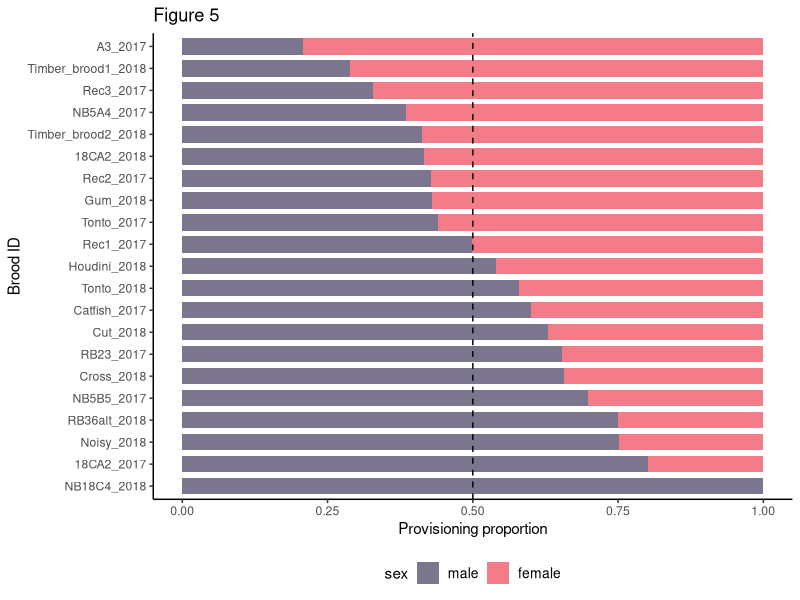

This figure's R source: (Note: this script raises an error after producing the figure.)
# libraries ---------------------------------------------------------------

library(tidyverse)
library(reshape2)

# data --------------------------------------------------------------------

bbyvid <- read.csv("clean_data/bbyvid.csv", stringsAsFactors = FALSE)

# script ------------------------------------------------------------------

# Rates
bbyvid <-
  bbyvid %>%
  mutate(
    feeding_rate = (feeding/usable_video)*60,
    feeding_rate_perchk = feeding_rate/peeped_chick_count)

# Provisioning by brood   
cast_broodprov <- 
  dcast(bbyvid, brood_id + year ~ sex, 
        value.var = "feeding_rate_perchk", 
        fun.aggregate = mean) %>% 
  as_tibble() %>%
  mutate(
    m_plus_f_rate = male + female,
    f_proportion = female/m_plus_f_rate,
    m_proportion = male/m_plus_f_rate)

cast_agemeans <- 
  dcast(bbyvid, brood_id + year ~ sex, 
        value.var = "exact_age_chick", 
        fun.aggregate = mean) %>%
  as_tibble() %>%
  select(brood_id, mean_chick_age = female) %>% 
  mutate_if(is.numeric, round, digits = 0)

cast_m_prop <- 
  cast_broodprov %>%
  select(brood_id, proportion = m_proportion) %>%
  mutate(sex = 'male') %>%
  arrange(desc(proportion)) %>%
  mutate(number = row_number())

cast_f_prop <- 
  cast_broodprov %>%
  select(brood_id, proportion = f_proportion) %>%
  mutate(sex = 'female') %>%
  arrange((proportion)) %>%
  mutate(number = row_number())

prov_prop <- 
  bind_rows(cast_f_prop, cast_m_prop) %>%
  left_join(cast_agemeans, by = 'brood_id') %>%
  #mutate(mean_chick_age = ifelse(sex == 'male', NA, mean_chick_age)) %>%
  left_join(
    bbyvid %>%
      as_tibble() %>%
      select(brood_id, subject, sex) %>%
      distinct() %>%
      pivot_wider(names_from = sex, values_from = subject),
    by = 'brood_id') %>%
  mutate(
    male = ifelse(sex == 'male', male, NA),
    female = ifelse(sex =='female', female, NA),
    parent = ifelse(!is.na(male), male, female)) %>%
  select(-c(male, female))

# plots -------------------------------------------------------------------

colors_sex <- c("female" = "#F47C89", "male" = "#7b758e")

# Individual provisioning plot (color)
ggplot(data = prov_prop, 
       aes(x = reorder(brood_id, number), 
           y = proportion, 
           fill = sex)) +
  geom_col(width = 0.75) +
  geom_hline(yintercept = 0.50, linetype = "dashed") +
  labs(y = "Provisioning proportion", 
       x = "Brood ID",
       title = "Figure 5") + 
  theme_classic() +
  theme(legend.text = element_text(size = 10),
        legend.position = "bottom") +
  coord_flip() + 
  scale_fill_manual(values = colors_sex) +
  guides(fill = guide_legend(reverse = TRUE)) +
  scale_x_discrete(labels=c("A3_brd2" = "A3_2017", 
                            "Timber_brd1" = "Timber_brood1_2018",
                            "N17REC3_brd2" = "Rec3_2017",
                            "NB5A4_brd1" = "NB5A4_2017",
                            "Timber_brd2" = "Timber_brood2_2018",
                            "N1718CA2_18" = "18CA2_2018",
                            "N17REC2_brd1" = "Rec2_2017",
                            "Gum" = "Gum_2018",
                            "Tonto_brd1" = "Tonto_2017",
                            "REC1_brd1" = "Rec1_2017",
                            "Houdini" = "Houdini_2018",
                            "Tonto18_brd1" = "Tonto_2018",
                            "18C_Catfish_brd1" = "Catfish_2017",
                            "5A Cut_brd2" = "Cut_2018",
                            "RB23_brd2" = "RB23_2017",
                            "Cross" = "Cross_2018",
                            "NB5B5_brd1" = "NB5B5_2017",
                            "RB36alt_brd2_18" = "RB36alt_2018",
                            "Noisy" = "Noisy_2018",
                            "N1718CA2_brd1" = "18CA2_2017",
                            "NB18C4_18_brd1" = "NB18C4_2018")) +
  ggsave(
    file = "provisioning_individual_fig_color.pdf",
    path ="plots/color/",
    width = 3.5,
    units = "in",
    dpi = 600)

# Individual provisioning plot (black & white)
ggplot(
  data = prov_prop, 
  aes(x = reorder(brood_id, number), 
      y = proportion, 
      fill = sex)) +
  geom_col(width=0.75) +
  geom_hline(yintercept = 0.50, linetype = "dashed") +
  labs(y = "Provisioning proportion", 
       x = "Brood ID",
       title = "Figure 5") + 
  theme_classic() +
  theme(axis.title.x = element_text(size = 11), 
        axis.title.y = element_text(size = 11),
        axis.text.y = element_text(size = 9),
        axis.text.x = element_text(size = 9),
        legend.text = element_text(size = 10),
        legend.title = element_text(size = 11),
        legend.position = "bottom") +
  coord_flip() + 
  scale_fill_grey(start = 0.6, end = 0.3) +
  guides(fill = guide_legend(reverse = TRUE)) +
  scale_x_discrete(labels=c("A3_brd2" = "A3_2017", 
                            "Timber_brd1" = "Timber_brood1_2018",
                            "N17REC3_brd2" = "Rec3_2017",
                            "NB5A4_brd1" = "NB5A4_2017",
                            "Timber_brd2" = "Timber_brood2_2018",
                            "N1718CA2_18" = "18CA2_2018",
                            "N17REC2_brd1" = "Rec2_2017",
                            "Gum" = "Gum_2018",
                            "Tonto_brd1" = "Tonto_2017",
                            "REC1_brd1" = "Rec1_2017",
                            "Houdini" = "Houdini_2018",
                            "Tonto18_brd1" = "Tonto_2018",
                            "18C_Catfish_brd1" = "Catfish_2017",
                            "5A Cut_brd2" = "Cut_2018",
                            "RB23_brd2" = "RB23_2017",
                            "Cross" = "Cross_2018",
                            "NB5B5_brd1" = "NB5B5_2017",
                            "RB36alt_brd2_18" = "RB36alt_2018",
                            "Noisy" = "Noisy_2018",
                            "N1718CA2_brd1" = "18CA2_2017",
                            "NB18C4_18_brd1" = "NB18C4_2018")) +
  ggsave(
    file = "provisioning_individual_fig_bw.png",
    path ="plots/bw/",
    width = 3.5,
    units = "in",
    dpi = 600)

# simplified brood name plots ---------------------------------------------

# Individual provisioning plot (color)
ggplot(data = prov_prop, 
       aes(x = reorder(brood_id, number), 
           y = proportion, 
           fill = sex)) +
  geom_col(width = 0.75) +
  geom_hline(yintercept = 0.50, linetype = "dashed") +
  labs(y = "Provisioning proportion", 
       x = "Brood ID",
       title = "Figure 5") + 
  theme_classic() +
  theme(legend.text = element_text(size = 10),
        legend.position = "bottom") +
  coord_flip() + 
  scale_fill_manual(values = colors_sex) +
  guides(fill = guide_legend(reverse = TRUE)) +
  scale_x_discrete(labels=c("A3_brd2" = "A", 
                            "Timber_brd1" = "B",
                            "N17REC3_brd2" = "C",
                            "NB5A4_brd1" = "D",
                            "Timber_brd2" = "E",
                            "N1718CA2_18" = "F",
                            "N17REC2_brd1" = "G",
                            "Gum" = "H",
                            "Tonto_brd1" = "I",
                            "REC1_brd1" = "J",
                            "Houdini" = "K",
                            "Tonto18_brd1" = "L",
                            "18C_Catfish_brd1" = "M",
                            "5A Cut_brd2" = "N",
                            "RB23_brd2" = "O",
                            "Cross" = "P",
                            "NB5B5_brd1" = "Q",
                            "RB36alt_brd2_18" = "R",
                            "Noisy" = "S",
                            "N1718CA2_brd1" = "T",
                            "NB18C4_18_brd1" = "U")) +
  ggsave(
    file = "provisioning_individual_fig_simple_color.pdf",
    path ="plots/color/",
    width = 3.5,
    units = "in",
    dpi = 600)

# Individual provisioning plot (black & white)
ggplot(
  data = prov_prop, 
  aes(x = reorder(brood_id, number), 
      y = proportion, 
      fill = sex)) +
  geom_col(width=0.75) +
  geom_hline(yintercept = 0.50, linetype = "dashed") +
  labs(y = "Provisioning proportion", 
       x = "Brood ID",
       title = "Figure 5") + 
  theme_classic() +
  theme(axis.title.x = element_text(size = 11), 
        axis.title.y = element_text(size = 11),
        axis.text.y = element_text(size = 9),
        axis.text.x = element_text(size = 9),
        legend.text = element_text(size = 10),
        legend.title = element_text(size = 11),
        legend.position = "bottom") +
  coord_flip() + 
  scale_fill_grey(start = 0.6, end = 0.3) +
  guides(fill = guide_legend(reverse = TRUE)) +
  scale_x_discrete(labels=c("A3_brd2" = "A", 
                            "Timber_brd1" = "B",
                            "N17REC3_brd2" = "C",
                            "NB5A4_brd1" = "D",
                            "Timber_brd2" = "E",
                            "N1718CA2_18" = "F",
                            "N17REC2_brd1" = "G",
                            "Gum" = "H",
                            "Tonto_brd1" = "I",
                            "REC1_brd1" = "J",
                            "Houdini" = "K",
                            "Tonto18_brd1" = "L",
                            "18C_Catfish_brd1" = "M",
                            "5A Cut_brd2" = "N",
                            "RB23_brd2" = "O",
                            "Cross" = "P",
                            "NB5B5_brd1" = "Q",
                            "RB36alt_brd2_18" = "R",
                            "Noisy" = "S",
                            "N1718CA2_brd1" = "T",
                            "NB18C4_18_brd1" = "U")) +
  ggsave(
    file = "provisioning_individual_fig_simple_bw.png",
    path ="plots/bw/",
    width = 3.5,
    units = "in",
    dpi = 600)


# plot with symbols for individuals ---------------------------------------

# Parent repeats
parent_repeats <-
  prov_prop %>%
  select(parent) %>%
  group_by(parent) %>%
  filter(n() > 1) %>%
  distinct() %>%
  arrange(parent) %>%
  pull()

prov_prop_repeats <- 
  prov_prop %>%
  mutate(
    repeat_m = 
      ifelse(parent %in% parent_repeats & sex == 'male', parent, NA),
    repeat_f = 
      ifelse(parent %in% parent_repeats & sex == 'female', parent, NA))

# Plot for individuals with repeat parents (color)
ggplot(data = prov_prop_repeats, 
       aes(x = reorder(brood_id, number), 
           y = proportion, 
           fill = sex)) +
  geom_col(width = 0.75) +
  geom_text(
    aes(label = repeat_m), 
    size = 2, 
    position = position_stack(vjust = 0)) +
  geom_text(
    aes(label = repeat_f), 
    size = 2, 
    position = position_stack(vjust = 1)) +
  geom_hline(yintercept = 0.50, linetype = "dashed") +
  labs(y = "Provisioning proportion", 
       x = "Brood ID",
       title = "Figure 5") + 
  theme_classic() +
  theme(legend.position = 'none') +
  coord_flip() + 
  scale_fill_manual(values = colors_sex) +
  guides(fill = guide_legend(reverse = TRUE)) +
  scale_x_discrete(labels=c("A3_brd2" = "A", 
                            "Timber_brd1" = "B",
                            "N17REC3_brd2" = "C",
                            "NB5A4_brd1" = "D",
                            "Timber_brd2" = "E",
                            "N1718CA2_18" = "F",
                            "N17REC2_brd1" = "G",
                            "Gum" = "H",
                            "Tonto_brd1" = "I",
                            "REC1_brd1" = "J",
                            "Houdini" = "K",
                            "Tonto18_brd1" = "L",
                            "18C_Catfish_brd1" = "M",
                            "5A Cut_brd2" = "N",
                            "RB23_brd2" = "O",
                            "Cross" = "P",
                            "NB5B5_brd1" = "Q",
                            "RB36alt_brd2_18" = "R",
                            "Noisy" = "S",
                            "N1718CA2_brd1" = "T",
                            "NB18C4_18_brd1" = "U")) 
# +
#   ggsave(
#     file = "provisioning_individual_fig_simple_color.pdf",
#     path ="plots/color/",
#     width = 3.5,
#     units = "in",
#     dpi = 600)


# plot with colors for individuals ----------------------------------------

prov_prop_color_repeats <- 
  prov_prop %>%
  mutate(
    sex = ifelse(parent == 'SUOR', 'female2', sex),
    sex = ifelse(parent == 'SORO', 'female3', sex),
    sex = ifelse(parent == 'SGBY', 'female4', sex),
    sex = ifelse(parent == 'WSPR', 'female5', sex),
    sex = ifelse(parent == 'BUSY', 'male2', sex),
    sex = ifelse(parent == 'ROSO', 'male3', sex),
    sex = ifelse(parent == 'POPS', 'male4', sex),
    repeat_m = 
      ifelse(parent %in% parent_repeats & sex == 'male', parent, NA),
    repeat_f = 
      ifelse(parent %in% parent_repeats & sex == 'female', parent, NA))

# Repeat parent colors
colors_sex_repeats <-
  c("female" = "#DCDCDC", 
    "male" = "#989aa0",
    'female2' = '#F47C89', #repeat female, red
    'female3' = '#f694cf', #repeat female, pink
    'female4' = '#f29f64', #repeat female, orange
    'female5' = '#f4ea7c', #repeat female, yellow
    'male2' = '#35df44', #repeat male, green
    'male3' = '#7cccf4', #repeat male, light blue
    'male4' = '#b67cf4') #repeat male, purple

# Plot for individuals with repeat parents (color)
ggplot(data = prov_prop_color_repeats, 
       aes(x = reorder(brood_id, number), 
           y = proportion, 
           fill = sex)) +
  geom_col(width = 0.75) +
  geom_text(
    aes(label = repeat_m), 
    size = 2, 
    position = position_stack(vjust = 0)) +
  geom_text(
    aes(label = repeat_f), 
    size = 2, 
    position = position_stack(vjust = 1)) +
  geom_text(aes(label = prov_prop$mean_chick_age), 
            size = 3.5,
            position = position_fill(),
            hjust = 0,
            show.legend = FALSE) +
  geom_hline(yintercept = 0.50, linetype = "dashed") +
  labs(y = "Provisioning proportion", 
       x = "Brood ID",
       title = "Figure 5") + 
  theme_classic() +
  theme(legend.position = 'none') +
  coord_flip() + 
  scale_fill_manual(values = colors_sex_repeats) +
  guides(fill = guide_legend(reverse = TRUE)) +
  scale_x_discrete(labels=c("A3_brd2" = "A", 
                            "Timber_brd1" = "B",
                            "N17REC3_brd2" = "C",
                            "NB5A4_brd1" = "D",
                            "Timber_brd2" = "E",
                            "N1718CA2_18" = "F",
                            "N17REC2_brd1" = "G",
                            "Gum" = "H",
                            "Tonto_brd1" = "I",
                            "REC1_brd1" = "J",
                            "Houdini" = "K",
                            "Tonto18_brd1" = "L",
                            "18C_Catfish_brd1" = "M",
                            "5A Cut_brd2" = "N",
                            "RB23_brd2" = "O",
                            "Cross" = "P",
                            "NB5B5_brd1" = "Q",
                            "RB36alt_brd2_18" = "R",
                            "Noisy" = "S",
                            "N1718CA2_brd1" = "T",
                            "NB18C4_18_brd1" = "U")) 
# +
#   ggsave(
#     file = "provisioning_individual_fig_simple_color.pdf",
#     path ="plots/color/",
#     width = 3.5,
#     units = "in",
#     dpi = 600)

# plot with mean chick ages -----------------------------------------------

## Plot to show ages
ggplot(
  data = prov_prop, 
  aes(x = reorder(brood_id, number), 
      y = proportion, 
      fill = sex)) +
  geom_col(width = 0.75) +
  geom_hline(yintercept = 0.50, linetype = "dashed") +
  labs(y = "Provisioning proportion", 
       x = "Brood ID") + 
  theme_classic() +
  theme(legend.text = element_text(size=10),
        legend.position="bottom") +
  geom_text(aes(label = prov_prop$mean_chick_age), 
            size = 3.5,
            position = position_fill(),
            hjust = 0,
            show.legend = FALSE) +
  coord_flip() + 
  scale_fill_manual(values = colors_sex) +
  guides(fill = guide_legend(reverse = TRUE)) +
  scale_x_discrete(labels=c("A3_brd2" = "A3_2017", 
                            "Timber_brd1" = "Timber_brood1_2018",
                            "N17REC3_brd2" = "Rec3_2017",
                            "NB5A4_brd1" = "NB5A4_2017",
                            "Timber_brd2" = "Timber_brood2_2018",
                            "N1718CA2_18" = "18CA2_2018",
                            "N17REC2_brd1" = "Rec2_2017",
                            "Gum" = "Gum_2018",
                            "Tonto_brd1" = "Tonto_2017",
                            "REC1_brd1" = "Rec1_2017",
                            "Houdini" = "Houdini_2018",
                            "Tonto18_brd1" = "Tonto_2018",
                            "18C_Catfish_brd1" = "Catfish_2017",
                            "5A Cut_brd2" = "Cut_2018",
                            "RB23_brd2" = "RB23_2017",
                            "Cross" = "Cross_2018",
                            "NB5B5_brd1" = "NB5B5_2017",
                            "RB36alt_brd2_18" = "RB36alt_2018",
                            "Noisy" = "Noisy_2018",
                            "N1718CA2_brd1" = "18CA2_2017",
                            "NB18C4_18_brd1" = "NB18C4_2018"))

# age groups plot ---------------------------------------------------------

prov_prop <-
  prov_prop %>%
  mutate(
    age_group = 
      ifelse(mean_chick_age > 12, 'Old \u2265 13', 'Young < 13')
  )

ggplot(data = prov_prop, 
       aes(
         x = reorder(brood_id, number), 
         y = proportion, 
         fill = sex)) +
  geom_col(width = 0.75) +
  geom_hline(yintercept = 0.50, linetype = "dashed") +
  labs(y = "Provisioning proportion", 
       x = "Brood ID") + 
  theme_classic() +
  theme(legend.text = element_text(size = 10),
        legend.position="bottom") +
  coord_flip() + 
  scale_fill_manual(values = colors_sex) +
  guides(fill = guide_legend(reverse = TRUE)) +
  scale_x_discrete(labels=c("A3_brd2" = "A3_2017", 
                            "Timber_brd1" = "Timber_brood1_2018",
                            "N17REC3_brd2" = "Rec3_2017",
                            "NB5A4_brd1" = "NB5A4_2017",
                            "Timber_brd2" = "Timber_brood2_2018",
                            "N1718CA2_18" = "18CA2_2018",
                            "N17REC2_brd1" = "Rec2_2017",
                            "Gum" = "Gum_2018",
                            "Tonto_brd1" = "Tonto_2017",
                            "REC1_brd1" = "Rec1_2017",
                            "Houdini" = "Houdini_2018",
                            "Tonto18_brd1" = "Tonto_2018",
                            "18C_Catfish_brd1" = "Catfish_2017",
                            "5A Cut_brd2" = "Cut_2018",
                            "RB23_brd2" = "RB23_2017",
                            "Cross" = "Cross_2018",
                            "NB5B5_brd1" = "NB5B5_2017",
                            "RB36alt_brd2_18" = "RB36alt_2018",
                            "Noisy" = "Noisy_2018",
                            "N1718CA2_brd1" = "18CA2_2017",
                            "NB18C4_18_brd1" = "NB18C4_2018")) +
  facet_grid(~age_group)
